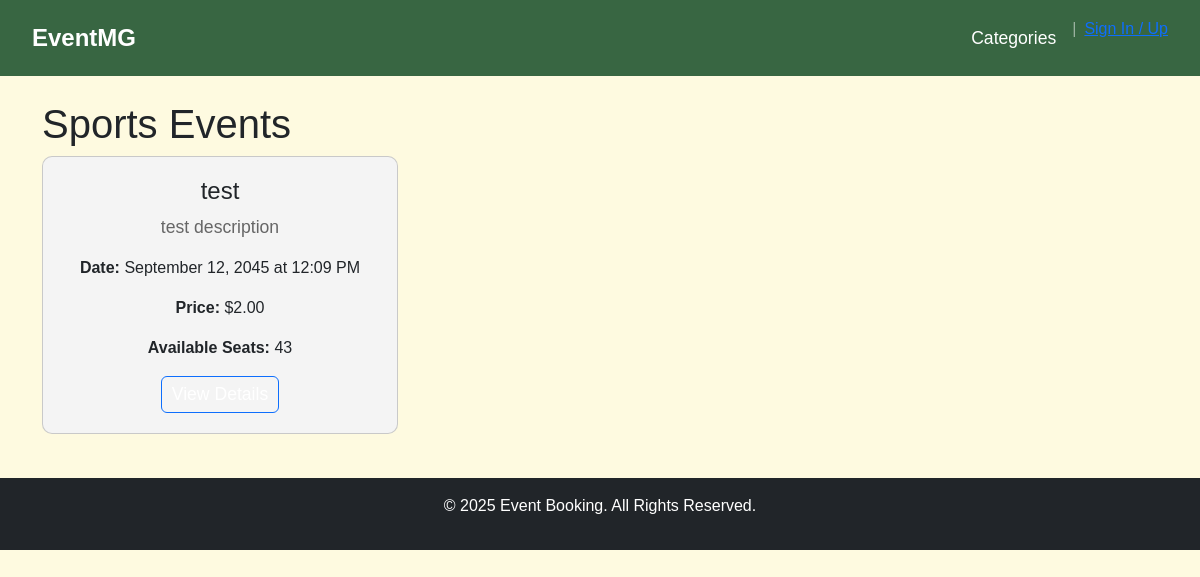
Page /category/2 on the earlier database version.
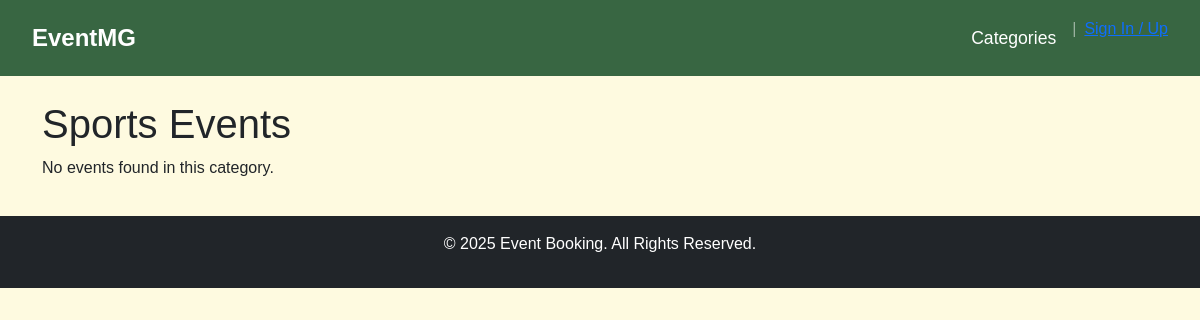
Same page on the later database version.
### website/models.py (models this page shows)
class Event(db.Model):
    __tablename__ = 'event'
    event_id = db.Column(db.Integer, primary_key=True, autoincrement=True)
    admin_id = db.Column(db.Integer, nullable=False)
    venue_id = db.Column(db.Integer, db.ForeignKey('venue.venue_id'), nullable=False)
    name = db.Column(db.String(255), nullable=False)
    date = db.Column(db.DateTime, nullable=False)
    description = db.Column(db.Text)
    ticket_price = db.Column(db.Numeric(10, 2), nullable=False)
    available_seats = db.Column(db.Integer, nullable=False)
    category_id = db.Column(db.Integer, db.ForeignKey('category.category_id'), nullable=True)
    category = db.relationship('Category', backref='events')
    bookings = db.relationship('Booking', back_populates='event', cascade="all, delete-orphan")

### website/routes/events.py (the view)
@events.route('/category/<int:category_id>')
def category_events(category_id):
    category = Category.query.get_or_404(category_id)
    events = Event.query.filter_by(category_id=category_id).all()
    return render_template('category_events.html',
                          category=category,
                          events=events)

### website/templates/category_events.html
{% extends "eventshome.html" %}
{% block content %}
<div class="container mt-4">
    <h1>{{ category.name }} Events</h1>
    <div class="row">
        {% if events %}
            {% for event in events %}
                <div class="col-md-4 mb-4">
                    <div class="card">
                        <div class="card-body">
                            <h5 class="card-title">{{ event.name }}</h5>
                            <p class="card-text">{{ event.description[:100] }}{% if event.description|length > 100 %}...{% endif %}</p>
                            <p><strong>Date:</strong> {{ event.date.strftime('%B %d, %Y at %I:%M %p') }}</p>
                            <p><strong>Price:</strong> ${{ event.ticket_price }}</p>
                            <p><strong>Available Seats:</strong> {{ event.available_seats }}</p>
                            <a href="{{ url_for('events.event_details', event_id=event.event_id) }}" class="btn btn-primary">View Details</a>
                        </div>
                    </div>
                </div>
            {% endfor %}
        {% else %}
            <div class="col-12">
                <p>No events found in this category.</p>
            </div>
        {% endif %}
    </div>
</div>
{% endblock %}

Differences in the rows shown:
removed Event: name "test", description "test description", date "September 12, 2045 at 12:09 PM", ticket_price "2.00", available_seats "43"
Other differences:
text now shown: "No events found in this category."
